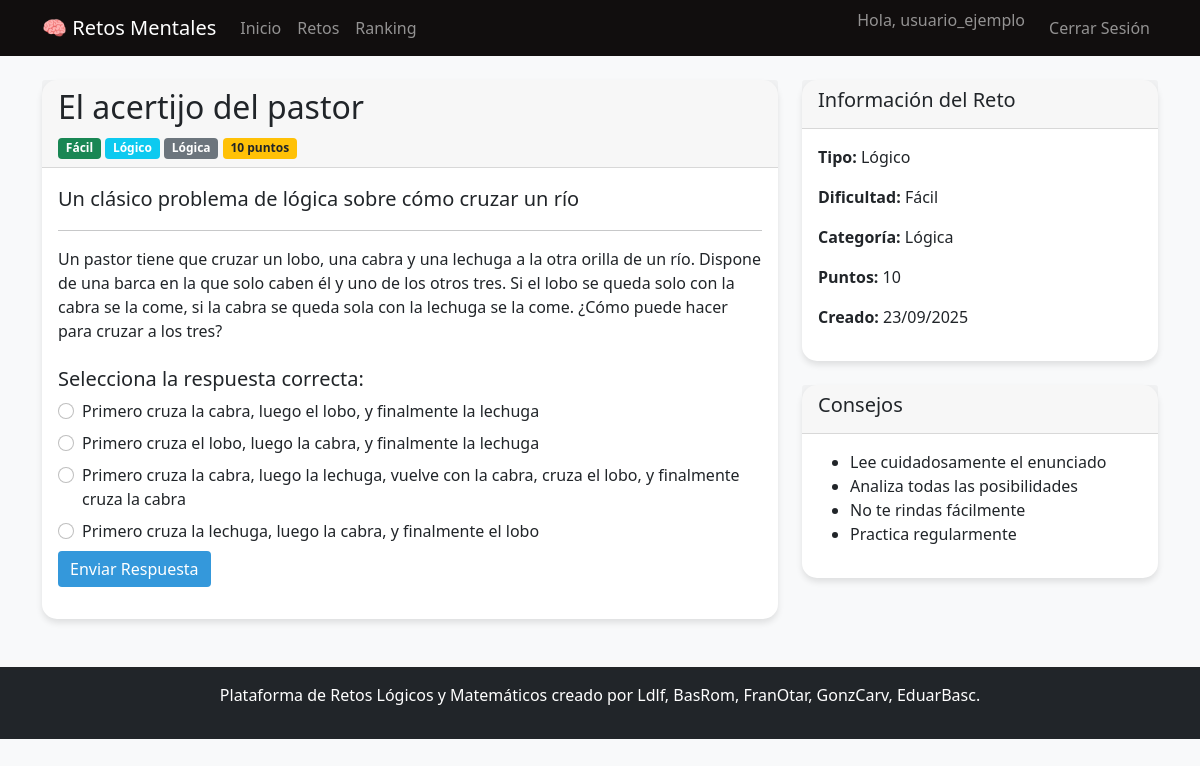
Screenshot of /reto/1/ (signed in) with the database file from the repository.
### retos/models.py (models this page shows, shortened)
class Reto(models.Model):
    DIFICULTAD_CHOICES = [
        ('F', 'Fácil'),
        ('M', 'Medio'),
        ('D', 'Difícil'),
    ]
    TIPO_CHOICES = [
        ('M', 'Matemático'),
        ('L', 'Lógico'),
        ('S', 'Sudoku'),
        ('P', 'Problema'),
    ]
    titulo = models.CharField(max_length=200)
    descripcion = models.TextField()
    contenido = models.TextField()
    dificultad = models.CharField(max_length=1, choices=DIFICULTAD_CHOICES)
    tipo = models.CharField(max_length=1, choices=TIPO_CHOICES)
    categoria = models.ForeignKey(Categoria, on_delete=models.CASCADE)
    respuesta_correcta = models.CharField(max_length=200)
    puntos = models.IntegerField(validators=[MinValueValidator(1)])
    fecha_creacion = models.DateTimeField(auto_now_add=True)
    activo = models.BooleanField(default=True)

class Categoria(models.Model):
    nombre = models.CharField(max_length=100)
    descripcion = models.TextField()

class Alternativa(models.Model):
    reto = models.ForeignKey(Reto, on_delete=models.CASCADE, related_name='alternativas')
    texto = models.CharField(max_length=200)
    es_correcta = models.BooleanField(default=False)

### retos/views.py (the view, shortened to what this page needs)
# urls.py: path('reto/<int:reto_id>/', views.detalle_reto, name='detalle_reto'),
@login_required
def detalle_reto(request, reto_id):
    reto = get_object_or_404(Reto, id=reto_id, activo=True)
    intento_previo = IntentoReto.objects.filter(usuario=request.user, reto=reto).first()
    context = {
        'reto': reto,
        'intento_previo': intento_previo,
    }
    return render(request, 'retos/detalle_reto.html', context)

### retos/templates/retos/detalle_reto.html (shortened to what this page needs)
{% extends 'retos/base.html' %}
{% block content %}
<div class="row">
    <div class="col-md-8">
        <div class="card">
            <div class="card-header">
                <h2>{{ reto.titulo }}</h2>
                <span class="badge bg-{% if reto.dificultad == 'F' %}success{% elif reto.dificultad == 'M' %}warning{% else %}danger{% endif %}">
                    {{ reto.get_dificultad_display }}
                </span>
                <span class="badge bg-info">{{ reto.get_tipo_display }}</span>
                <span class="badge bg-secondary">{{ reto.categoria.nombre }}</span>
                <span class="badge bg-warning text-dark">{{ reto.puntos }} puntos</span>
            </div>
            <div class="card-body">
                <p class="lead">{{ reto.descripcion }}</p>
                <hr>
                <div class="reto-content">
                    {{ reto.contenido|linebreaks }}
                </div>
                {% if intento_previo %}
                    <div class="alert alert-{% if intento_previo.es_correcto %}success{% else %}danger{% endif %} mt-4">
                        {% if intento_previo.es_correcto %}
                            <h4>¡Correcto! 🎉</h4>
                            <p>Has ganado {{ reto.puntos }} puntos por resolver este reto.</p>
                        {% else %}
                            <h4>Respuesta incorrecta 😔</h4>
                            <p>Puedes intentar con otros retos.</p>
                        {% endif %}
                    </div>
                {% else %}
                    <form id="reto-form" class="mt-4">
                        {% if reto.tipo in 'MLP' %}
                            <h5>Selecciona la respuesta correcta:</h5>
                            {% for alternativa in reto.alternativas.all %}
                            <div class="form-check mb-2">
                                <input class="form-check-input" type="radio" name="respuesta" id="alt{{ forloop.counter }}" value="{{ alternativa.id }}">
                                <label class="form-check-label" for="alt{{ forloop.counter }}">
                                    {{ alternativa.texto }}
                                </label>
                            </div>
                            {% endfor %}
                        {% else %}
                            <div class="mb-3">
                                <label for="respuesta" class="form-label">Tu respuesta:</label>
                                <input type="text" class="form-control" id="respuesta" name="respuesta" required>
                            </div>
                        {% endif %}
                        <button type="submit" class="btn btn-primary">Enviar Respuesta</button>
                    </form>
                {% endif %}
            </div>
        </div>
    </div>
    <div class="col-md-4">
        <div class="card">
            <div class="card-header">
                <h5>Información del Reto</h5>
            </div>
            <div class="card-body">
                <p><strong>Tipo:</strong> {{ reto.get_tipo_display }}</p>
                <p><strong>Dificultad:</strong> {{ reto.get_dificultad_display }}</p>
                <p><strong>Categoría:</strong> {{ reto.categoria.nombre }}</p>
                <p><strong>Puntos:</strong> {{ reto.puntos }}</p>
                <p><strong>Creado:</strong> {{ reto.fecha_creacion|date:"d/m/Y" }}</p>
            </div>
        </div>
        <div class="card mt-4">
            <div class="card-header">
                <h5>Consejos</h5>
            </div>
            <div class="card-body">
                <ul>
                    <li>Lee cuidadosamente el enunciado</li>
                    <li>Analiza todas las posibilidades</li>
                    <li>No te rindas fácilmente</li>
                    <li>Practica regularmente</li>
                </ul>
            </div>
        </div>
    </div>
</div>
{% endblock %}

### retos/templates/retos/base.html (shortened to what this page needs)
<!DOCTYPE html>
<html lang="es">
<head>
    <link href="https://cdn.jsdelivr.net/npm/bootstrap@5.1.3/dist/css/bootstrap.min.css" rel="stylesheet">
</head>
<body>
    <nav class="navbar navbar-expand-lg navbar-dark">
        <div class="container">
            <a class="navbar-brand" href="{% url 'home' %}">🧠 Retos Mentales</a>
            <div class="collapse navbar-collapse" id="navbarNav">
                <ul class="navbar-nav me-auto">
                    <li class="nav-item">
                        <a class="nav-link" href="{% url 'home' %}">Inicio</a>
                    </li>
                    <li class="nav-item">
                        <a class="nav-link" href="{% url 'lista_retos' %}">Retos</a>
                    </li>
                    <li class="nav-item">
                        <a class="nav-link" href="{% url 'ranking' %}">Ranking</a>
                    </li>
                </ul>
                <ul class="navbar-nav">
                    {% if user.is_authenticated %}
                        <li class="nav-item">
                            <span class="navbar-text me-3">Hola, {{ user.username }}</span>
                        </li>
                        <li class="nav-item">
                            <a class="nav-link" href="{% url 'logout' %}">Cerrar Sesión</a>
                        </li>
                    {% endif %}
                </ul>
            </div>
        </div>
    </nav>
    <div class="container mt-4">
        {% block content %}
        {% endblock %}
    </div>
    <footer class="bg-dark text-white text-center py-3 mt-5">
        <div class="container">
            <p>Plataforma de Retos Lógicos y Matemáticos creado por Ldlf, BasRom, FranOtar, GonzCarv, EduarBasc.</p>
        </div>
    </footer>
</body>
</html>

### retos/templates/retos/base.html (style rules this page uses)
body { background-color: #f8f9fa; }
.navbar { background-color: #110e0e; }
.card { border: none; border-radius: 15px; box-shadow: 0 4px 6px rgba(0, 0, 0, 0.1); transition: transform 0.3s; }
.btn-primary { background-color: #3498db; border: none; }

### rows the page displays
Reto: titulo "El acertijo del pastor", dificultad "Fácil", tipo "Lógico", categoria.nombre "Lógica", puntos "10", descripcion "Un clásico problema de lógica sobre cómo cruzar un río", contenido "Un pastor tiene que cruzar un lobo, una cabra y una lechuga a la otra orilla de un río. Dispone de una barca en la que solo caben él y uno de los otros tres. Si el lobo se queda solo con la cabra se la come, si la cabra se queda sola con la lechuga se la come. ¿Cómo puede hacer para cruzar a los tres?", fecha_creacion "23/09/2025"
Alternativa: texto "Primero cruza la cabra, luego el lobo, y finalmente la lechuga"
Alternativa: texto "Primero cruza el lobo, luego la cabra, y finalmente la lechuga"
Alternativa: texto "Primero cruza la cabra, luego la lechuga, vuelve con la cabra, cruza el lobo, y finalmente cruza la cabra"
Alternativa: texto "Primero cruza la lechuga, luego la cabra, y finalmente el lobo"

### other values shown
{{ user.username }} "usuario_ejemplo"
